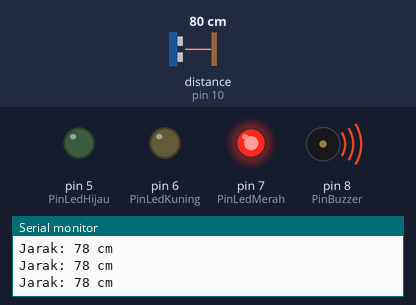
Recording of a sketch running on a simulated Arduino Uno, built with avr-gcc and run on an emulated ATmega328P. On the bench: output pins drawn as LEDs (lit = HIGH), buzzer (waves = sounding), the last lines printed to the serial monitor. Wiring (inferred from the names in the program): ultrasonic range finder: trigger pin 9; echo pin 10. Inputs (shaded band) come from the test bench; at power-on: distance to the obstacle (sensor on pin 10) 80 cm. The echo pulse lasts 58.3 µs per cm; pins used as bus, display or sensor lines are not drawn.

Above: at 1.2 s.
1.3 s: distance to the obstacle (sensor on pin 10) set to 97 cm
2.8 s: distance to the obstacle (sensor on pin 10) set to 106 cm
At 3.6 s:
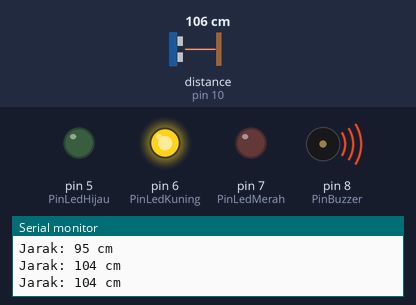
4.6 s: distance to the obstacle (sensor on pin 10) set to 2 cm
At 5.9 s:
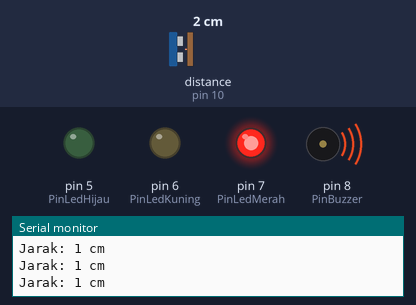
6.2 s: distance to the obstacle (sensor on pin 10) set to 120 cm
At 7.5 s:
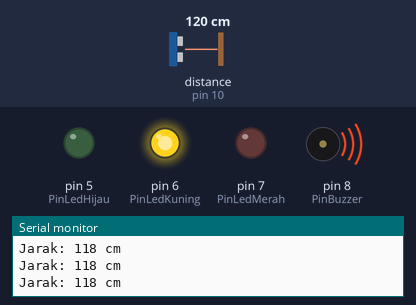
Timing chart, 0 to 8.8 s (numbered marks = the images above; inputs shaded):
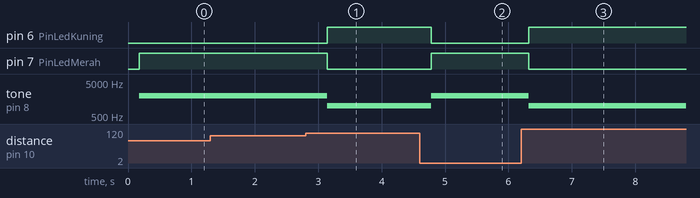

Measured:
- the behaviour switches between 101 and 102 cm on distance to the obstacle (sensor on pin 10) (found by bisection; images 0 and 1)
- after the input at 2.8 s, pin 6 (PinLedKuning): LOW → HIGH after 0.34 s; pin 7 (PinLedMerah): HIGH → LOW after 0.34 s; tone on pin 8 (PinBuzzer): 2000 Hz → 1000 Hz after 0.34 s
- after the input at 4.6 s, pin 6 (PinLedKuning): HIGH → LOW after 0.18 s; pin 7 (PinLedMerah): LOW → HIGH after 0.18 s; tone on pin 8 (PinBuzzer): 1000 Hz → 2000 Hz after 0.18 s
- after the input at 6.2 s, pin 6 (PinLedKuning): LOW → HIGH after 0.12 s; pin 7 (PinLedMerah): HIGH → LOW after 0.12 s; tone on pin 8 (PinBuzzer): 2000 Hz → 1000 Hz after 0.12 s

The sketch:

sensor-truck.ino
```cpp
const int PinTrig = 9;
const int PinEcho = 10;
const int PinBuzzer = 8;
const int PinLedMerah = 7;
const int PinLedKuning = 6;
const int PinLedHijau = 5;

const long BatasBahaya = 100;
const long BatasWaspada = 300;
const long BatasAman = 500;

long bacaJarak()
{digitalWrite(PinTrig, LOW);
  delayMicroseconds(2);
  digitalWrite(PinTrig, HIGH);
  delayMicroseconds(10);
  digitalWrite(PinTrig, LOW);

  long durasi = pulseIn(PinEcho, HIGH, 30000);
  if (durasi == 0)
  {return -1;}

  long jarak = durasi * 0.034 / 2;
  return jarak;}

long bacaJarakStabil()
{long data[5];
  int jumlahValid = 0;

  for (int i = 0; i < 5; i++)
  {long j = bacaJarak();
    if (j > 0) {
      data[jumlahValid] = j;
      jumlahValid++;}
    delay(30);}

  if (jumlahValid == 0) {return -1;}

  for (int i = 0; i < jumlahValid - 1; i++) {
    for (int k = 0; k < jumlahValid - i - 1; k++) {
      if (data[k] > data[k + 1]) {
        long tmp = data[k];
        data[k] = data[k + 1];
        data[k + 1] = tmp;}}}

  return data[jumlahValid / 2];}

void matikanSemuaLed()
{digitalWrite(PinLedMerah, LOW);
  digitalWrite(PinLedKuning, LOW);
  digitalWrite(PinLedHijau, LOW);}

void setup()
{pinMode(PinTrig, OUTPUT);
  pinMode(PinEcho, INPUT);
  pinMode(PinBuzzer, OUTPUT);
  pinMode(PinLedMerah, OUTPUT);
  pinMode(PinLedKuning, OUTPUT);
  pinMode(PinLedHijau, OUTPUT);

  Serial.begin(9600);
  Serial.println("Sensor Mundur Truk Siap");}

void loop()
{long jarak = bacaJarakStabil();

  Serial.print("Jarak: ");
  if (jarak < 0)
  {Serial.println("Tidak Terdeteksi");}
  else {Serial.print(jarak);
    Serial.println(" cm");}

  if (jarak < 0 || jarak > BatasAman)
  {matikanSemuaLed();
    digitalWrite(PinLedHijau, HIGH);
    noTone(PinBuzzer);
  } else if (jarak < BatasBahaya) {
    matikanSemuaLed();
    digitalWrite(PinLedMerah, HIGH);
    tone(PinBuzzer, 2000);
  } else if (jarak < BatasWaspada) {
    matikanSemuaLed();
    digitalWrite(PinLedKuning, HIGH);
    tone(PinBuzzer, 1000);
  } else {
    matikanSemuaLed();
    digitalWrite(PinLedHijau, HIGH);
    noTone(PinBuzzer);
  }

  delay(150);
}
```
